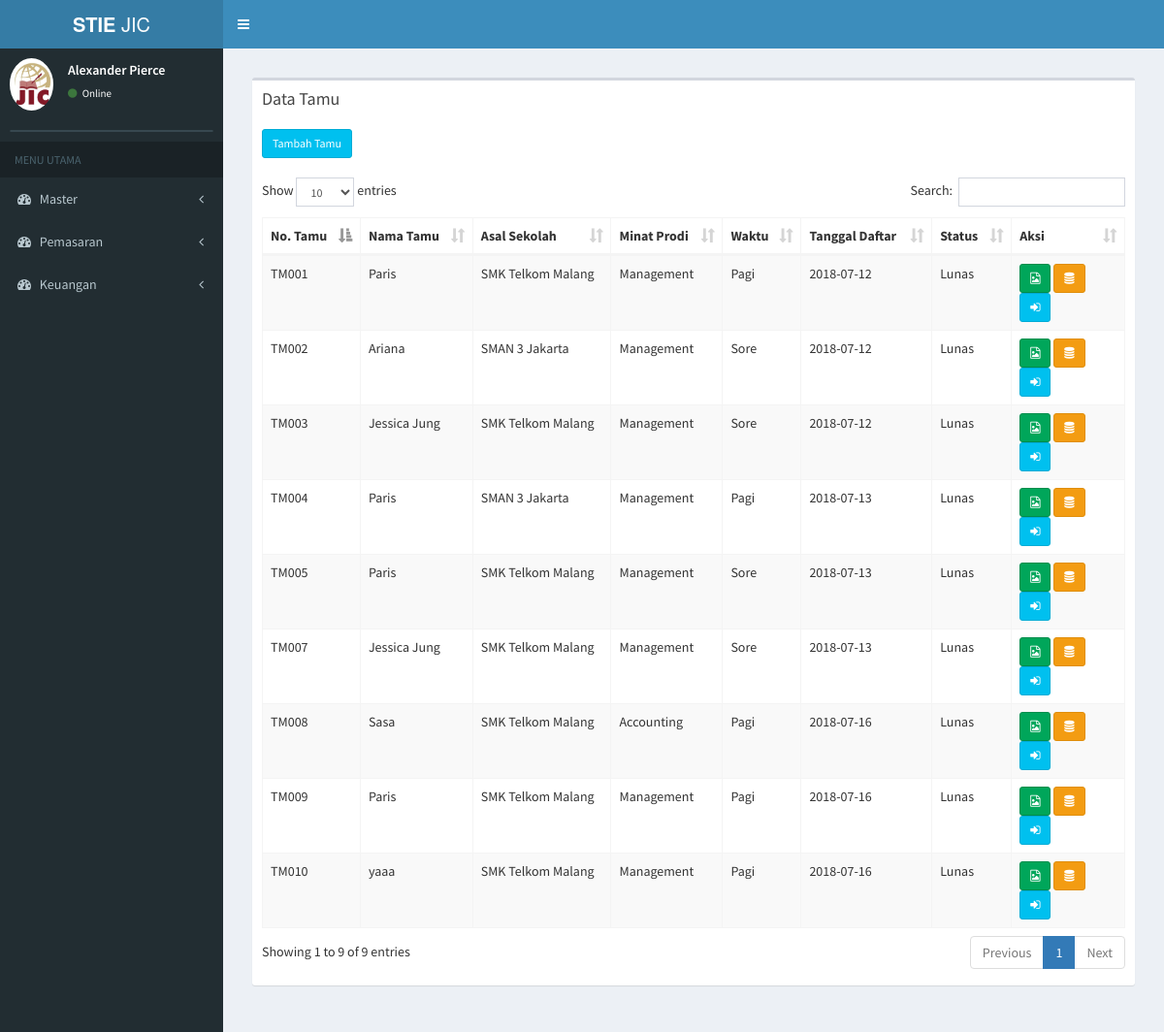
Before: / with the older database file.
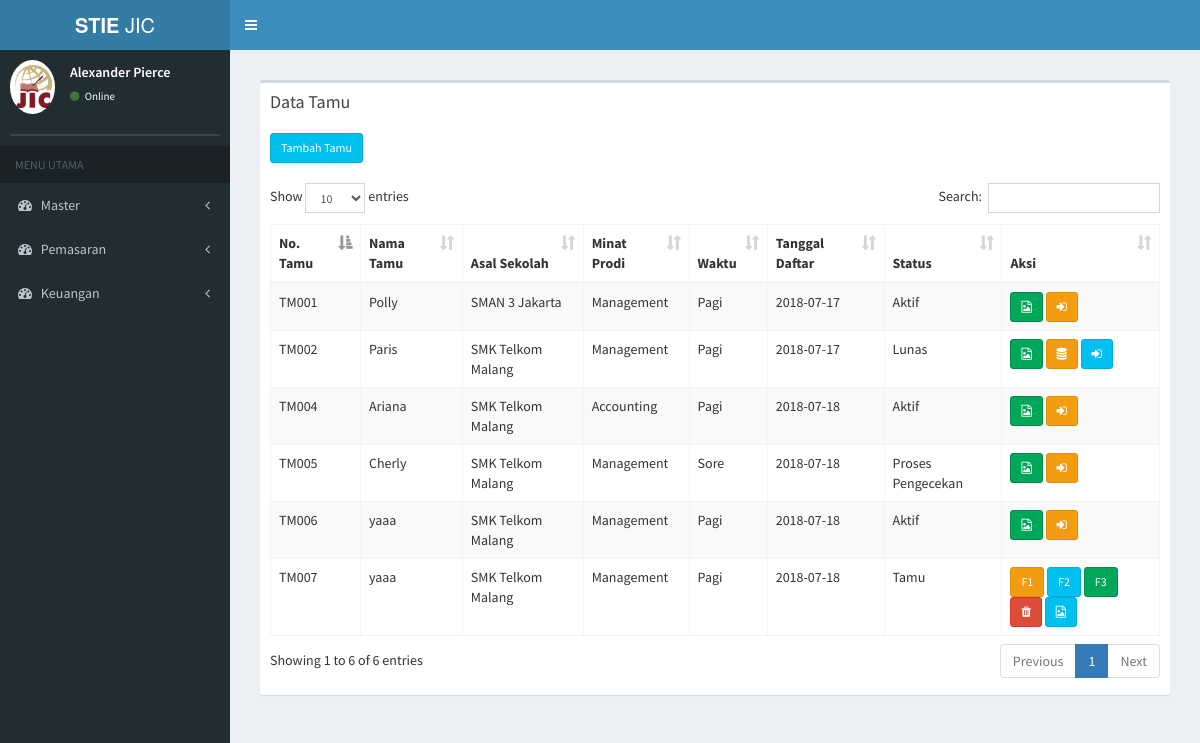
After: the same page with the newer database file.
### tables this page shows
CREATE TABLE `tb_pendaftaran` (
  `id_pendaftaran` varchar(6) NOT NULL,
  `tanggal_pendaftaran` date NOT NULL,
  `nama_pendaftar` varchar(50) NOT NULL,
  `jk_pendaftar` varchar(20) NOT NULL,
  `id_sekolah2` varchar(6) NOT NULL,
  `jurusan` varchar(20) NOT NULL,
  `alamat` varchar(100) NOT NULL,
  `email` varchar(30) NOT NULL,
  `no_telp` varchar(15) NOT NULL,
  `waktu` varchar(10) NOT NULL,
  `status_bayar` varchar(20) NOT NULL,
  `id_prodi2` varchar(6) NOT NULL,
  `sumber` varchar(30) NOT NULL,
  `ibu_kandung` varchar(30) NOT NULL,
  `bukti_transfer` text NOT NULL,
  `agama` varchar(10) NOT NULL,
  `id_du2` varchar(6) NOT NULL,
  `f1` text NOT NULL,
  `f2` text NOT NULL,
  `f3` text NOT NULL,
  `notes` text NOT NULL,
  `tanggal_konfirmasi` date NOT NULL,
  `sgs` varchar(20) NOT NULL
);

CREATE TABLE `tb_sekolah` (
  `id_sekolah` varchar(6) NOT NULL,
  `nama_sekolah` varchar(30) NOT NULL,
  `alamat_sekolah` text NOT NULL,
  `jenis_sekolah` varchar(6) NOT NULL
);

CREATE TABLE `tb_prodi` (
  `id_prodi` varchar(6) NOT NULL,
  `nama_prodi` varchar(20) NOT NULL,
  `ketua_prodi` varchar(50) NOT NULL
);

### application/controllers/tamu.php (called while the page is built, shortened)
<?php
class Tamu extends CI_Controller {
	public function __construct()
	{
		$this->load->model('tamu_model');
		$this->load->model('daftar_ulang_model');
		$this->load->model('mahasiswa_model');
	}
	public function index(){
				$data['tamu'] = $this->tamu_model->data_tamu();
				$data['main_view'] = 'Tamu/data_tamu_view';
				$this->load->view('template', $data);
	}
}

### index.php (called while the page is built, shortened)
<?php
require_once BASEPATH.'core/CodeIgniter.php';

### application/models/tamu_model.php (called while the page is built, shortened)
<?php
class Tamu_model extends CI_Model {
	public function data_tamu(){
		$this->db->select('*');
		 $this->db->from('tb_pendaftaran');
     $this->db->join('tb_sekolah','tb_sekolah.id_sekolah=tb_pendaftaran.id_sekolah2');
		 $this->db->join('tb_prodi','tb_prodi.id_prodi=tb_pendaftaran.id_prodi2');
		 $query = $this->db->get();
		 return $query->result();
	}
}

### application/views/Tamu/data_tamu_view.php (the view, shortened to what the changed rows need)
<section class="content">
      <div class="row">
        <div class="col-xs-12">
          <div class="box">
            <div class="box-header">
              <h3 class="box-title">Data Tamu</h3>
            </div>
            <div class="box-body">
              <table id="example1" class="table table-bordered table-striped">
                 <a href="<?php echo base_url(); ?>tamu/page_tambah_tamu" class="btn btn-info btn-sm" > Tambah Tamu</a> <br> <br>
                <thead>
                <tr>
                  <th>No. Tamu</th>
                  <th>Nama Tamu</th>
                  <th>Asal Sekolah</th>
                  <th>Minat Prodi</th>
                  <th>Waktu</th>
                  <th>Tanggal Daftar</th>
                  <th>Status</th>
                  <th>Aksi</th>
                </tr>
                </thead>
                <tbody>
                <?php
                foreach ($tamu as $data) {
                  if ($data->status_bayar == 'Tamu' OR $data->status_bayar == 'F1' OR $data->status_bayar == 'F2' OR $data->status_bayar == 'F3') {
                  echo '
                <tr>
                  <td>'.$data->id_pendaftaran.'
                  </td>
                  <td>'.$data->nama_pendaftar.'</td>
                  <td>'.$data->nama_sekolah.'</td>
                  <td>'.$data->nama_prodi.'</td>
                  <td>'.$data->waktu.'</td>
                  <td>'.$data->tanggal_pendaftaran.'</td>
                  <td>'.$data->status_bayar.'</td>
                  <td>
                     <a href="'.base_url('tamu/f1/'.$data->id_pendaftaran).'" class="btn btn-warning btn-sm">F1</a>
                     <a href="'.base_url('tamu/f2/'.$data->id_pendaftaran).'" class="btn btn-info btn-sm">F2</a>
                     <a href="'.base_url('tamu/f3/'.$data->id_pendaftaran).'" class="btn btn-success btn-sm">F3</a>
                     <a href="'.base_url('tamu/out/'.$data->id_pendaftaran).'" class="btn btn-danger btn-sm " ><i class="fa fa-trash"></i></a>
                      <a href="'.base_url('tamu/page_upload/'.$data->id_pendaftaran).'" class="btn btn-info btn-sm"><i class="fa fa-file-image-o"></i></a>
                  </td>
                </tr>
                ';
              } else if ($data->status_bayar == 'Lunas') {
                if ($data->waktu == 'Pagi') {
                  echo '
                <tr>
                  <td>'.$data->id_pendaftaran.'
                  </td>
                  <td>'.$data->nama_pendaftar.'</td>
                  <td>'.$data->nama_sekolah.'</td>
                  <td>'.$data->nama_prodi.'</td>
                  <td>'.$data->waktu.'</td>
                  <td>'.$data->tanggal_pendaftaran.'</td>
                  <td>'.$data->status_bayar.'</td>
                  <td>
                     <a href="'.base_url('uploads/'.$data->bukti_transfer).'" class="btn btn-success btn-sm" target="_blank"><i class="fa fa-file-image-o"></i></a>
                     <a href="'.base_url('tamu/detail_tamu/'.$data->id_pendaftaran).'" class="btn btn-warning btn-sm"><i class="fa fa-database"></i></a>
                  <a href="'.base_url('daftar_ulang/page_du_pagi/'.$data->id_pendaftaran).'" class="btn btn-info btn-sm"><i class="fa fa-sign-in"></i></a>
                  </td>
                </tr>
                ';
                }
                else {
                   echo '
                <tr>
                  <td>'.$data->id_pendaftaran.'
                  </td>
                  <td>'.$data->nama_pendaftar.'</td>
                  <td>'.$data->nama_sekolah.'</td>
                  <td>'.$data->nama_prodi.'</td>
                  <td>'.$data->waktu.'</td>
                  <td>'.$data->tanggal_pendaftaran.'</td>
                  <td>'.$data->status_bayar.'</td>
                  <td>
                   <a href="'.base_url('uploads/'.$data->bukti_transfer).'" class="btn btn-success btn-sm" target="_blank"><i class="fa fa-file-image-o"></i></a>
                   <a href="'.base_url('tamu/detail_tamu/'.$data->id_pendaftaran).'" class="btn btn-warning btn-sm"><i class="fa fa-database"></i></a>
                      <a href="'.base_url('daftar_ulang/page_du_sore/'.$data->id_pendaftaran).'" class="btn btn-info btn-sm"><i class="fa fa-sign-in"></i></a>
                  </td>
                </tr>
                ';
                }
              ?>
              <?php
            } else if ($data->status_bayar != 'Non Aktif' AND $data->status_bayar != 'Daftar Ulang') {
                   echo '
                <tr>
                  <td>'.$data->id_pendaftaran.'
                  </td>
                  <td>'.$data->nama_pendaftar.'</td>
                  <td>'.$data->nama_sekolah.'</td>
                  <td>'.$data->nama_prodi.'</td>
                  <td>'.$data->waktu.'</td>
                  <td>'.$data->tanggal_pendaftaran.'</td>
                  <td>'.$data->status_bayar.'</td>
                  <td>
                   <a href="'.base_url('uploads/'.$data->bukti_transfer).'" class="btn btn-success btn-sm" target="_blank"><i class="fa fa-file-image-o"></i></a>
                   <a href="'.base_url('tamu/detail_tamu/'.$data->id_pendaftaran).'" class="btn btn-warning btn-sm"><i class="fa fa-sign-in"></i></a>
                  </td>
                </tr>
                ';
            }
            }
            ?>
                </tbody>
              </table>
            </div>
          </div>
        </div>
      </div>
    </section>

Changed rows visible on the page:
no longer on this page (row edited): tb_pendaftaran: id_pendaftaran "TM003", nama_pendaftar "Jessica Jung", tb_sekolah.nama_sekolah "SMK Telkom Malang", tb_prodi.nama_prodi "Management", waktu "Sore", tanggal_pendaftaran "2018-07-12", status_bayar "Lunas"
removed tb_pendaftaran: id_pendaftaran "TM008", nama_pendaftar "Sasa", tb_sekolah.nama_sekolah "SMK Telkom Malang", tb_prodi.nama_prodi "Accounting", waktu "Pagi", tanggal_pendaftaran "2018-07-16", status_bayar "Lunas"
removed tb_pendaftaran: id_pendaftaran "TM009", nama_pendaftar "Paris", tb_sekolah.nama_sekolah "SMK Telkom Malang", tb_prodi.nama_prodi "Management", waktu "Pagi", tanggal_pendaftaran "2018-07-16", status_bayar "Lunas"
removed tb_pendaftaran: id_pendaftaran "TM010", nama_pendaftar "yaaa", tb_sekolah.nama_sekolah "SMK Telkom Malang", tb_prodi.nama_prodi "Management", waktu "Pagi", tanggal_pendaftaran "2018-07-16", status_bayar "Lunas"
changed tb_pendaftaran "TM001": bukti_transfer "IMG.jpg" → "Hasil_Tes1.pdf" (drawn); nama_pendaftar "Paris" → "Polly"; tb_sekolah.nama_sekolah "SMK Telkom Malang" → "SMAN 3 Jakarta"; tanggal_pendaftaran "2018-07-12" → "2018-07-17"; status_bayar "Lunas" → "Aktif"
changed tb_pendaftaran "TM002": bukti_transfer "IMG_00011.jpg" → "IMG_00028.jpg" (drawn); nama_pendaftar "Ariana" → "Paris"; tb_sekolah.nama_sekolah "SMAN 3 Jakarta" → "SMK Telkom Malang"; waktu "Sore" → "Pagi"; tanggal_pendaftaran "2018-07-12" → "2018-07-17"
changed tb_pendaftaran "TM004": bukti_transfer "IMG_00023.jpg" → "IMG_0006.jpg" (drawn); nama_pendaftar "Paris" → "Ariana"; tb_sekolah.nama_sekolah "SMAN 3 Jakarta" → "SMK Telkom Malang"; tb_prodi.nama_prodi "Management" → "Accounting"; tanggal_pendaftaran "2018-07-13" → "2018-07-18"; status_bayar "Lunas" → "Aktif"
changed tb_pendaftaran "TM005": bukti_transfer "IMG_0003.jpg" → "IMG_00091.jpg" (drawn); nama_pendaftar "Paris" → "Cherly"; tanggal_pendaftaran "2018-07-13" → "2018-07-18"; status_bayar "Lunas" → "Proses Pengecekan"
added tb_pendaftaran: id_pendaftaran "TM006", nama_pendaftar "yaaa", tb_sekolah.nama_sekolah "SMK Telkom Malang", tb_prodi.nama_prodi "Management", waktu "Pagi", tanggal_pendaftaran "2018-07-18", status_bayar "Aktif"
changed tb_pendaftaran "TM007": nama_pendaftar "Jessica Jung" → "yaaa"; waktu "Sore" → "Pagi"; tanggal_pendaftaran "2018-07-13" → "2018-07-18"; status_bayar "Lunas" → "Tamu"; bukti_transfer "jic2.pdf" → empty (drawn)
Other visible differences:
text written by a page script: "Show entries Search: Showing 1 to 9 of 9 entries Previous 1 Next" → "Show entries Search: Showing 1 to 6 of 6 entries Previous 1 Next"
